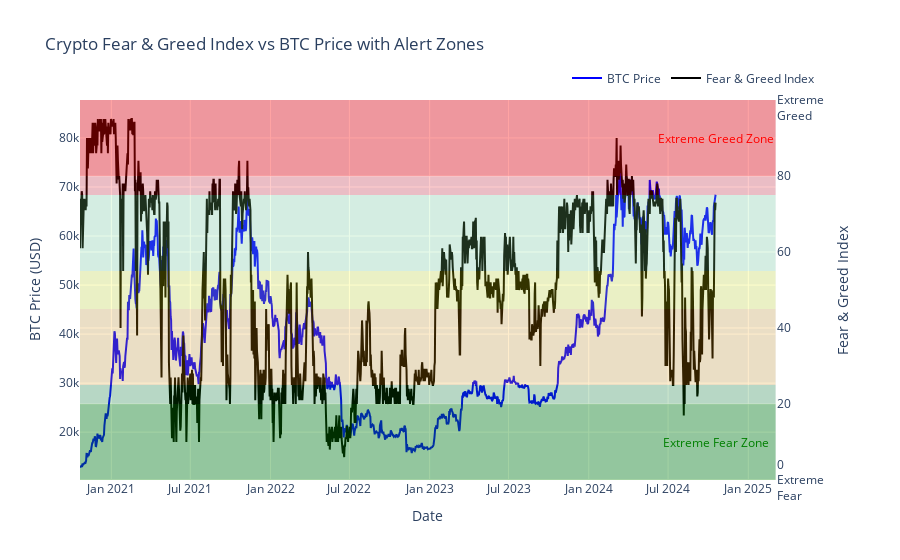

Notebook code cell kept with this figure:
### Code cell
fig = plot_data_with_fear_greed_alerts(merged_bitcoin_fg_df, "BTC")
fig.show()

### Figure 1 — Plotly figure (JSON) as saved in the notebook; plotly's stock layout.template omitted (floating-point values rounded to 4 significant figures; data arrays with more than 128 entries replaced by an {"elided": "..."} marker saying what was removed)
{"data": [{"line": {"color": "blue"}, "name": "BTC Price", "type": "scatter", "x": {"elided": "1459 str values"}, "xaxis": "x", "y": {"elided": "1459 float values"}, "yaxis": "y"}, {"line": {"color": "black", "width": 2}, "name": "Fear & Greed Index", "type": "scatter", "x": {"elided": "1459 str values"}, "xaxis": "x", "y": {"elided": "1459 int values"}, "yaxis": "y2"}], "layout": {"annotations": [{"font": {"color": "green"}, "showarrow": false, "text": "Extreme Fear Zone", "x": "2024-10-18T00:00:00", "y": 10, "yref": "y2"}, {"font": {"color": "red"}, "showarrow": false, "text": "Extreme Greed Zone", "x": "2024-10-18T00:00:00", "y": 90, "yref": "y2"}], "hovermode": "x unified", "legend": {"orientation": "h", "x": 1, "xanchor": "right", "y": 1.02, "yanchor": "bottom"}, "shapes": [{"fillcolor": "green", "line": {"width": 0}, "opacity": 0.2, "type": "rect", "x0": 0, "x1": 1, "xref": "x domain", "y0": 0, "y1": 25, "yref": "y2"}, {"fillcolor": "orange", "line": {"width": 0}, "opacity": 0.2, "type": "rect", "x0": 0, "x1": 1, "xref": "x domain", "y0": 25, "y1": 45, "yref": "y2"}, {"fillcolor": "yellow", "line": {"width": 0}, "opacity": 0.2, "type": "rect", "x0": 0, "x1": 1, "xref": "x domain", "y0": 45, "y1": 55, "yref": "y2"}, {"fillcolor": "lightgreen", "line": {"width": 0}, "opacity": 0.2, "type": "rect", "x0": 0, "x1": 1, "xref": "x domain", "y0": 55, "y1": 75, "yref": "y2"}, {"fillcolor": "red", "line": {"width": 0}, "opacity": 0.2, "type": "rect", "x0": 0, "x1": 1, "xref": "x domain", "y0": 75, "y1": 100, "yref": "y2"}, {"fillcolor": "green", "line": {"width": 0}, "opacity": 0.2, "type": "rect", "x0": 0, "x1": 1, "xref": "x domain", "y0": 0, "y1": 20, "yref": "y2"}, {"fillcolor": "red", "line": {"width": 0}, "opacity": 0.2, "type": "rect", "x0": 0, "x1": 1, "xref": "x domain", "y0": 80, "y1": 100, "yref": "y2"}], "title": {"text": "Crypto Fear & Greed Index vs BTC Price with Alert Zones"}, "xaxis": {"anchor": "y", "domain": [0, 0.94], "title": {"text": "Date"}}, "yaxis": {"anchor": "x", "domain": [0, 1], "range": [10250.0, 87740.0], "title": {"text": "BTC Price (USD)"}}, "yaxis2": {"anchor": "x", "overlaying": "y", "range": [0, 100], "side": "right", "ticktext": ["0<br>Extreme<br>Fear", "20", "40", "60", "80", "100<br>Extreme<br>Greed"], "tickvals": [0, 20, 40, 60, 80, 100], "title": {"text": "Fear & Greed Index"}}}}
